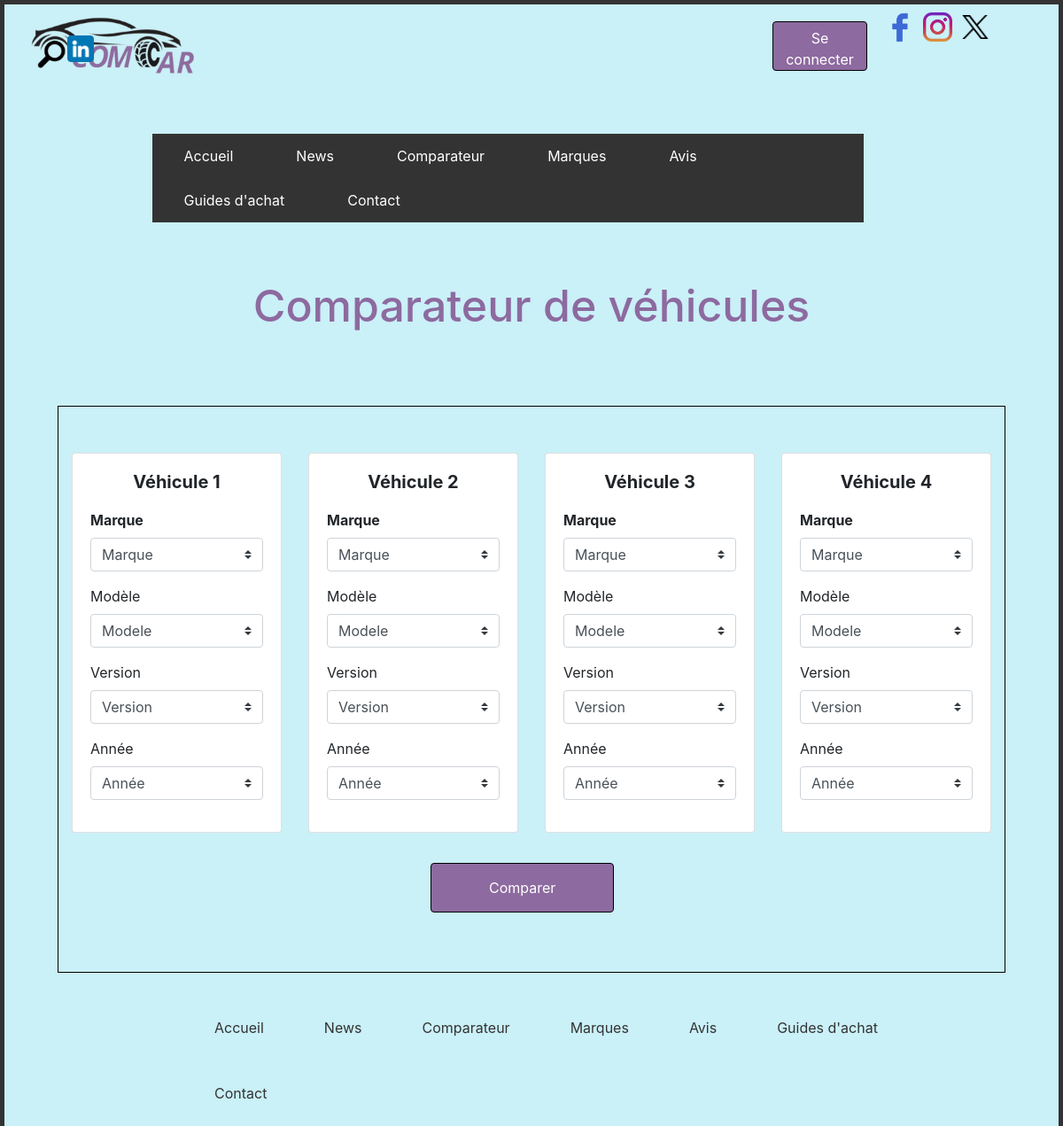
The app's page /routers/Comparateur.php with its own data.
### tables this page shows
CREATE TABLE IF NOT EXISTS Menu(
    idMenu int primary key not null auto_increment,
    NomElement VARCHAR(100) not null
);

### Controller/MenuController.php (called while the page is built)
<?php
require_once '../Model/MenuModel.php';
require_once '../View/MenuView.php';
class MenuController {
    public function RecupererElementsMenu() {
        $modelMenu = new MenuModel();
        $r = $modelMenu->getElementsMenu();
        return $r;
    }
    public function AfficherMenu() {
        $ViewMenu = new MenuView();
        $ViewMenu->AfficherMenu();
    }
    public function AfficherPiedPage(){
        $ViewMenu = new MenuView();
        $ViewMenu->AfficherPiedPage();
    }
}
?>

### Controller/ComparateurController.php (called while the page is built, shortened)
<?php
require_once('../View/FormComparaisonsView.php');
require_once('../View/ComparateurView.php');
class ComparateurController{
    public function FormComparaison(){
        $FormComparaisonsView = new FormComparaisonsView();
        $FormComparaisonsView->afficherFormComparaison();
    }
    public function AfficherPageComparateur($infos){
        $ComparateurView = new ComparateurView();
        $ComparateurView->afficherPageComparateur($infos);
    }
}
?>

### Model/MenuModel.php (called while the page is built, shortened)
<?php
require_once '../Controller/dbController.php';
class MenuModel {
    public function getElementsMenu() {
        $db = new dbController();
        $pdo = $db->connect();
        $MenuEl = $db->request($pdo, "SELECT NomElement FROM Menu");
        return $MenuEl;
    }
}
?>

### Controller/dbController.php (called while the page is built, shortened)
<?php
require_once '../Model/db.php';
class dbController {
    public function disconnect($pdo) {
        $dbModel = new dbModel();
    }
    public function request($pdo, $query) {
        $dbModel = new dbModel();
        return $dbModel->request($pdo, $query);
    }
}
?>

### Model/db.php (called while the page is built, shortened)
<?php
class dbModel {
    public function request($pdo, $query) {
        $stmt = $pdo->prepare($query);
        $stmt->execute();
        return $stmt->fetchAll(PDO::FETCH_ASSOC);
    }
}
?>

### View/FormComparaisonsView.php (the view, shortened to what this page needs)
<?php
class FormComparaisonsView {
    public function afficherFormComparaison() {
?>
    <div class="container" style="margin-top: 7%; border: 1px solid black; width:100%; height:80vh;">
        <div class="row" style="margin-top:5%;">
            <?php for ($i = 1; $i <= 4; $i++) { ?>
                <div class="col-md-3">
                    <div class="card mb-4">
                        <div class="card-body">
                            <form id="formulaire<?= $i ?>" action="../routers/Comparateur.php" method="post">
                                <h5 class="text-center" style="margin-bottom:10%;"><b> Véhicule <?= $i ?> </b></h5>
                                <div class="form-group">
                                    <label class="mr-sm-2" for="marque<?=$i?>"><b>Marque</b></label>
                                    <select name="marque<?= $i ?>" class="inputs custom-select" id="marque<?= $i ?>"  onchange="getmodele(this.value, 'modele<?= $i?>')">
                                        <option value="" disabled selected>Marque</option>
                                    </select>
                                </div>
                                <div class="form-group">
                                    <label for="modele<?= $i ?>">Modèle</label>
                                    <select class="inputs custom-select" name="modele<?= $i ?>" id="modele<?= $i ?>" onchange="getversion(this.value, 'version<?= $i?>')">
                                        <option value="" disabled selected>Modele</option>
                                    </select>
                                </div>
                                <div class="form-group">
                                    <label for="version<?= $i ?>">Version</label>
                                    <select class="inputs custom-select" name="version<?= $i ?>" id="version<?= $i ?>" onchange="getAnnee(<?= $i ?>,this.value, 'annee<?= $i?>')">
                                        <option value="" disabled selected>Version</option>
                                    </select>
                                </div>
                                <div class="form-group">
                                    <label for="annee<?= $i ?>">Année</label>
                                    <select class="inputs custom-select" name="annee<?= $i ?>" id="annee<?= $i ?>">
                                        <option value="" disabled selected>Année</option>
                                    </select>
                                </div>
                            </form>
                        </div>
                    </div>
                </div>
            <?php } ?>
        </div>
        <button class="btn btn-primary" style="background-color: #8D6A9F; color: white; border-color: black; margin-left: 39%; margin-top:1%; width:20%; height:7vh;" onclick="ComparerVehicules()">Comparer</button>
    </div>
<?php
    }
}
?>

### View/MenuView.php (shortened to what this page needs)
<?php
require_once "../Controller/MenuController.php";
class MenuView {
    public function AfficherMenu() {
        echo '<div>';
        echo '<link rel="stylesheet" type="text/css" href="../code.css">';
        echo '<ul class="menuUser" style="list-style-type: none;  padding: 0;overflow: hidden;  background-color: #333333; width: 75%; margin-top:0%;  margin-left: 10%;">';
        $MenuCont = new MenuController();
        $ElementsMenu = $MenuCont->RecupererElementsMenu();
        foreach ($ElementsMenu as $ElementMenu) {
            echo '<li style="float: left;"><a href="../routers/' . $ElementMenu['NomElement'] . '.php">' . $ElementMenu['NomElement'] . '</a></li>';        }
        echo '</ul>';
        echo '</div>';
    }
    public function AfficherPiedPage() {
        echo '<div>';
        echo '<footer>';
        echo '<ul style="list-style: none; margin-left: 10%; margin-bottom: -4%;">';
        $MenuCont = new MenuController();
        $ElementsMenu = $MenuCont->RecupererElementsMenu();
        foreach ($ElementsMenu as $ElementMenu) {
            echo '<li style="display: inline-block; margin-right: 8px; margin-top:50px;"><a style="color:#333333;padding: 10px 30px;" href="../routers/' . $ElementMenu['NomElement'] . '.php">' . $ElementMenu['NomElement'] . '</a></li>';
        }
        echo '</ul>';
        echo '</footer>';
        echo '</div>';
    }
}
?>

### View/MenuView.php (style rules this page uses)
.menuUser li a { display: block; color: white;text-align: center;text-decoration: none;padding: 13px 35.5px; }

### records on screen
menu: NomElement "Accueil"
menu: NomElement "News"
menu: NomElement "Comparateur"
menu: NomElement "Marques"
menu: NomElement "Avis"
menu: NomElement "Guides d'achat"
menu: NomElement "Contact"
